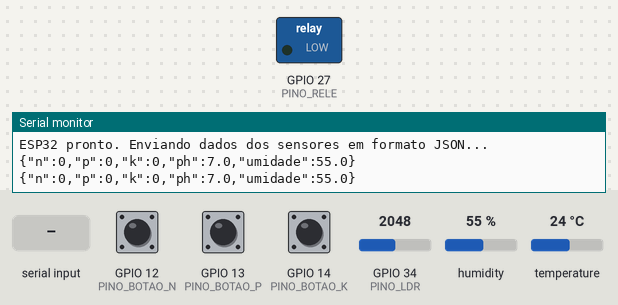
The program below on a simulated ESP32. Parts: switched loads named in the program (green lamp = pin HIGH), the last lines printed to the serial monitor. Inputs (shaded band) come from the test bench; at power-on: GPIO 12 (PINO_BOTAO_N) HIGH, GPIO 13 (PINO_BOTAO_P) HIGH, GPIO 14 (PINO_BOTAO_K) HIGH, GPIO 34 (PINO_LDR) = 2048, humidity 55 %, temperature 24 °C.

Above: at 2.8 s.
2.9 s: "LIGAR\n" received over Serial
At 5.2 s:
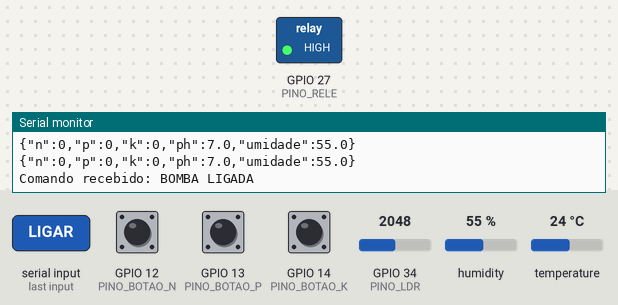
5.6 s: "DESLIGAR\n" received over Serial
At 7.1 s:
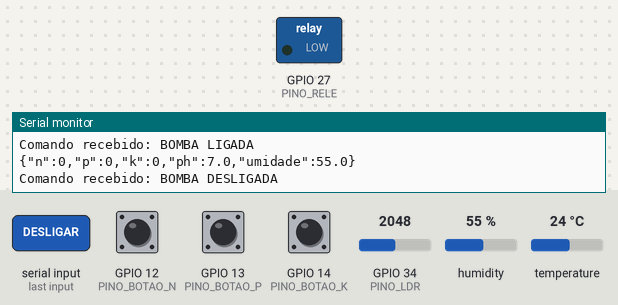
Timing chart, 0 to 8.6 s (numbered marks = the images above; inputs shaded):
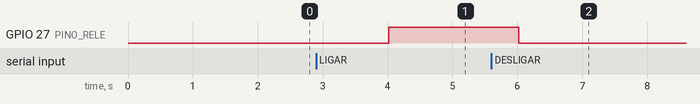

The program:

main.cpp
```cpp
#include <Arduino.h>
// Inclusão da biblioteca para o sensor DHT
#include "DHT.h"

// Definição dos pinos conforme o plano de trabalho
const int PINO_BOTAO_N = 12;
const int PINO_BOTAO_P = 13;
const int PINO_BOTAO_K = 14;
const int PINO_LDR = 34;
const int PINO_DHT = 15;
const int PINO_RELE = 27;

// Configuração do tipo de sensor DHT
#define DHTTYPE DHT22
DHT dht(PINO_DHT, DHTTYPE);

void setup() {
  Serial.begin(115200);

  // Configuração dos pinos de entrada (sensores)
  pinMode(PINO_BOTAO_N, INPUT_PULLUP);
  pinMode(PINO_BOTAO_P, INPUT_PULLUP);
  pinMode(PINO_BOTAO_K, INPUT_PULLUP);
  pinMode(PINO_LDR, INPUT);

  // Configuração do pino de saída (atuador)
  pinMode(PINO_RELE, OUTPUT);
  digitalWrite(PINO_RELE, LOW); // Garante que a bomba comece desligada

  // Inicia o sensor DHT
  dht.begin();

  Serial.println("ESP32 pronto. Enviando dados dos sensores em formato JSON...");
}

void loop() {
  // --- LER TODOS OS SENSORES ---
  int estado_N = !digitalRead(PINO_BOTAO_N);
  int estado_P = !digitalRead(PINO_BOTAO_P);
  int estado_K = !digitalRead(PINO_BOTAO_K);

  float valor_ldr = analogRead(PINO_LDR);
  float ph_simulado = (valor_ldr / 4095.0) * 14.0;

  float umidade = dht.readHumidity();

  // --- ENVIAR DADOS EM FORMATO JSON ---
  if (!isnan(umidade)) {
    Serial.print("{\"n\":");
    Serial.print(estado_N);
    Serial.print(",\"p\":");
    Serial.print(estado_P);
    Serial.print(",\"k\":");
    Serial.print(estado_K);
    Serial.print(",\"ph\":");
    Serial.print(ph_simulado, 1);
    Serial.print(",\"umidade\":");
    Serial.print(umidade, 1);
    Serial.println("}");
  }

  // --- OUVIR POR COMANDOS (DO PYTHON) ---
  if (Serial.available() > 0) {
    String comando = Serial.readStringUntil('\n');
    comando.trim();

    if (comando == "LIGAR") {
      digitalWrite(PINO_RELE, HIGH);
      Serial.println("Comando recebido: BOMBA LIGADA");
    } else if (comando == "DESLIGAR") {
      digitalWrite(PINO_RELE, LOW);
      Serial.println("Comando recebido: BOMBA DESLIGADA");
    }
  }

  // Aumentamos o delay para 2 segundos para não sobrecarregar a comunicação
  delay(2000);
}
```

Measured:
- after the input at 2.9 s, GPIO 27 (PINO_RELE): LOW → HIGH after 1.1 s
- after the input at 5.6 s, GPIO 27 (PINO_RELE): HIGH → LOW after 0.42 s
